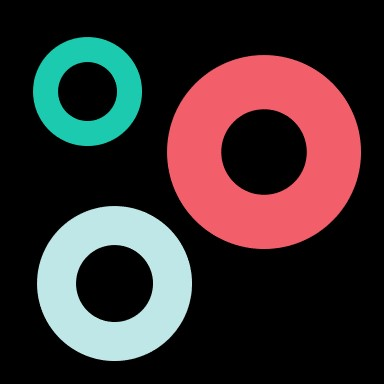
#> input picture image_process/circle_ring.jpg, 384 x 384 px
$ python open10_exercise1.py   (older library calls are emulated)
#> lines starting #> are read from the running program, lines starting #| are printed output that depends on the picture; after the words box and inside, x2 and y2 are one past the last pixel; in counts of white or black regions, pixels touching at a corner belong together
#   如下图，找到3个圆环的内环，然后填充成(180,215,215)这种颜色
#   实现思路是找内层轮廓，然后填充
import cv2
import numpy as np

img = cv2.imread('circle_ring.jpg')
#> img is the input picture: shape (384, 384, 3); mean B, G, R 47.5, 46.7, 59.1
gray = cv2.cvtColor(img, cv2.COLOR_BGR2GRAY)
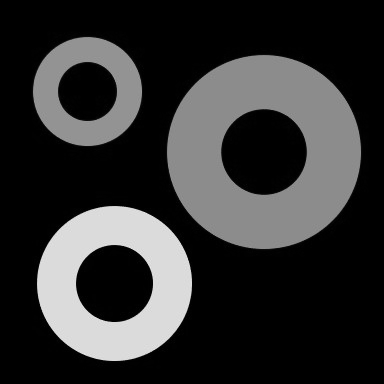
#> gray: shape (384, 384); min 0, max 237, mean 50.5
res, thre = cv2.threshold(gray, 0, 255, cv2.THRESH_BINARY + cv2.THRESH_OTSU)
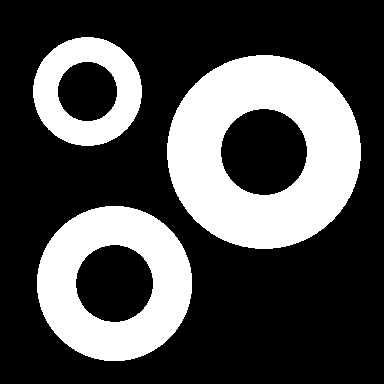
#> thre: shape (384, 384); 30.2% white; 3 white regions
#> res = 83

image, contours, hierarchy = cv2.findContours(thre, cv2.RETR_CCOMP, cv2.CHAIN_APPROX_SIMPLE)
#> contours = 6 contours; box (x1, y1, x2, y2) and area: (167, 55, 361, 249) 29237, (37, 206, 192, 361) 18704, (33, 37, 142, 146) 9153, (220, 108, 308, 196) 5903, (75, 244, 154, 323) 4741, (57, 61, 118, 122) 2823
# hierarchy的形状为(1,6,4)，使用np.squeeze压缩一维数据，变成(6,4)
hierarchy = np.squeeze(hierarchy)

for i in range(len(hierarchy)):
    if hierarchy[i, 3] != -1:
        cv2.drawContours(img, contours, i, (180, 215, 215), -1)
#> this loop made 6 passes
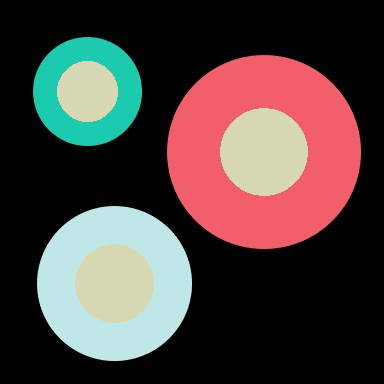
#> img: shape (384, 384, 3); 9.35% of pixels changed, all inside (x1, y1, x2, y2) = (57, 61, 308, 323)

cv2.imshow('fill', img)
cv2.waitKey(0)
